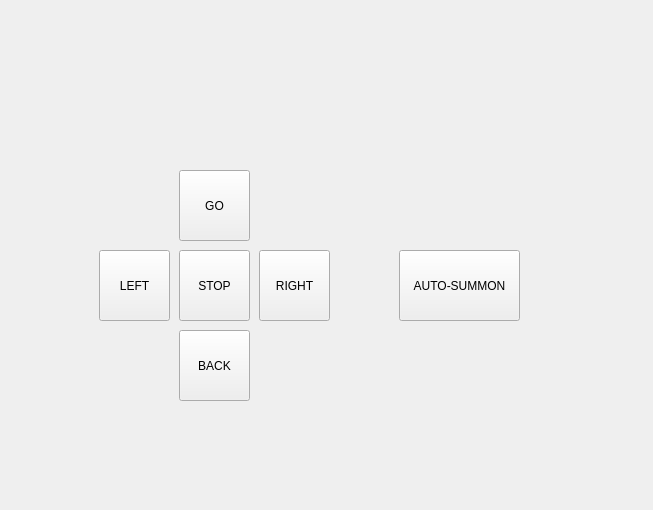
<?xml version="1.0" encoding="UTF-8"?>
<ui version="4.0">
 <class>MainWindow</class>
 <widget class="QMainWindow" name="MainWindow">
  <property name="geometry">
   <rect>
    <x>0</x>
    <y>0</y>
    <width>653</width>
    <height>510</height>
   </rect>
  </property>
  <property name="windowTitle">
   <string>MainWindow</string>
  </property>
  <widget class="QWidget" name="centralwidget">
   <widget class="QStackedWidget" name="stackedWidget">
    <property name="geometry">
     <rect>
      <x>-71</x>
      <y>-10</y>
      <width>751</width>
      <height>521</height>
     </rect>
    </property>
    <widget class="QWidget" name="page">
     <widget class="QPushButton" name="RIGHT">
      <property name="geometry">
       <rect>
        <x>330</x>
        <y>260</y>
        <width>71</width>
        <height>71</height>
       </rect>
      </property>
      <property name="text">
       <string>RIGHT</string>
      </property>
     </widget>
     <widget class="QPushButton" name="GO">
      <property name="geometry">
       <rect>
        <x>250</x>
        <y>180</y>
        <width>71</width>
        <height>71</height>
       </rect>
      </property>
      <property name="text">
       <string>GO</string>
      </property>
     </widget>
     <widget class="QPushButton" name="LEFT">
      <property name="geometry">
       <rect>
        <x>170</x>
        <y>260</y>
        <width>71</width>
        <height>71</height>
       </rect>
      </property>
      <property name="text">
       <string>LEFT</string>
      </property>
     </widget>
     <widget class="QPushButton" name="AUTO">
      <property name="geometry">
       <rect>
        <x>470</x>
        <y>260</y>
        <width>121</width>
        <height>71</height>
       </rect>
      </property>
      <property name="text">
       <string>AUTO-SUMMON</string>
      </property>
     </widget>
     <widget class="QPushButton" name="BACK">
      <property name="geometry">
       <rect>
        <x>250</x>
        <y>340</y>
        <width>71</width>
        <height>71</height>
       </rect>
      </property>
      <property name="text">
       <string>BACK</string>
      </property>
     </widget>
     <widget class="QPushButton" name="STOP">
      <property name="geometry">
       <rect>
        <x>250</x>
        <y>260</y>
        <width>71</width>
        <height>71</height>
       </rect>
      </property>
      <property name="text">
       <string>STOP</string>
      </property>
     </widget>
    </widget>
    <widget class="QWidget" name="page_2">
     <widget class="QPushButton" name="TO_PAGE_1">
      <property name="geometry">
       <rect>
        <x>90</x>
        <y>30</y>
        <width>121</width>
        <height>71</height>
       </rect>
      </property>
      <property name="text">
       <string>&lt;-</string>
      </property>
     </widget>
     <widget class="QPushButton" name="START">
      <property name="geometry">
       <rect>
        <x>330</x>
        <y>30</y>
        <width>121</width>
        <height>71</height>
       </rect>
      </property>
      <property name="text">
       <string>START</string>
      </property>
     </widget>
     <widget class="QPushButton" name="CANCEL">
      <property name="geometry">
       <rect>
        <x>580</x>
        <y>30</y>
        <width>121</width>
        <height>71</height>
       </rect>
      </property>
      <property name="text">
       <string>CANCEL</string>
      </property>
     </widget>
    </widget>
   </widget>
  </widget>
 </widget>
 <resources/>
 <connections/>
</ui>
